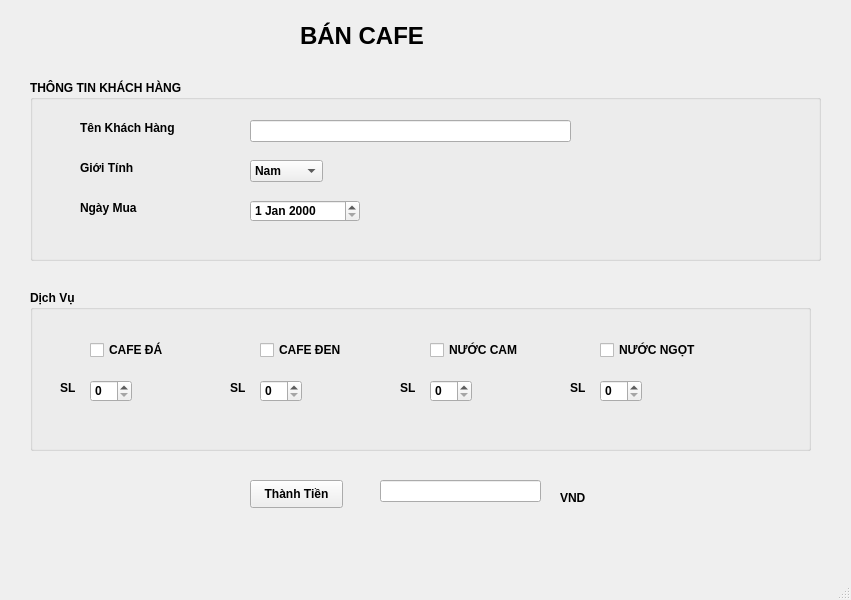
<?xml version="1.0" encoding="UTF-8"?>
<ui version="4.0">
 <class>MainWindow</class>
 <widget class="QMainWindow" name="MainWindow">
  <property name="geometry">
   <rect>
    <x>0</x>
    <y>0</y>
    <width>851</width>
    <height>600</height>
   </rect>
  </property>
  <property name="windowTitle">
   <string>MainWindow</string>
  </property>
  <widget class="QWidget" name="centralwidget">
   <widget class="QLabel" name="TINH">
    <property name="geometry">
     <rect>
      <x>300</x>
      <y>10</y>
      <width>161</width>
      <height>51</height>
     </rect>
    </property>
    <property name="font">
     <font>
      <pointsize>18</pointsize>
      <weight>75</weight>
      <bold>true</bold>
     </font>
    </property>
    <property name="text">
     <string>BÁN CAFE</string>
    </property>
   </widget>
   <widget class="QGroupBox" name="THONGTINHKH">
    <property name="geometry">
     <rect>
      <x>30</x>
      <y>80</y>
      <width>791</width>
      <height>181</height>
     </rect>
    </property>
    <property name="font">
     <font>
      <weight>75</weight>
      <bold>true</bold>
     </font>
    </property>
    <property name="title">
     <string>THÔNG TIN KHÁCH HÀNG</string>
    </property>
    <widget class="QLabel" name="label">
     <property name="geometry">
      <rect>
       <x>50</x>
       <y>40</y>
       <width>111</width>
       <height>16</height>
      </rect>
     </property>
     <property name="text">
      <string>Tên Khách Hàng</string>
     </property>
    </widget>
    <widget class="QLineEdit" name="name">
     <property name="geometry">
      <rect>
       <x>220</x>
       <y>40</y>
       <width>321</width>
       <height>22</height>
      </rect>
     </property>
    </widget>
    <widget class="QLabel" name="label_2">
     <property name="geometry">
      <rect>
       <x>50</x>
       <y>80</y>
       <width>55</width>
       <height>16</height>
      </rect>
     </property>
     <property name="text">
      <string>Giới Tính</string>
     </property>
    </widget>
    <widget class="QComboBox" name="sex">
     <property name="geometry">
      <rect>
       <x>220</x>
       <y>80</y>
       <width>73</width>
       <height>22</height>
      </rect>
     </property>
     <item>
      <property name="text">
       <string>Nam</string>
      </property>
     </item>
     <item>
      <property name="text">
       <string>Nữ</string>
      </property>
     </item>
    </widget>
    <widget class="QLabel" name="label_3">
     <property name="geometry">
      <rect>
       <x>50</x>
       <y>120</y>
       <width>71</width>
       <height>16</height>
      </rect>
     </property>
     <property name="text">
      <string>Ngày Mua</string>
     </property>
    </widget>
    <widget class="QDateEdit" name="date">
     <property name="geometry">
      <rect>
       <x>220</x>
       <y>120</y>
       <width>110</width>
       <height>22</height>
      </rect>
     </property>
    </widget>
   </widget>
   <widget class="QGroupBox" name="groupBox">
    <property name="geometry">
     <rect>
      <x>30</x>
      <y>290</y>
      <width>781</width>
      <height>161</height>
     </rect>
    </property>
    <property name="font">
     <font>
      <weight>75</weight>
      <bold>true</bold>
     </font>
    </property>
    <property name="title">
     <string>Dịch Vụ</string>
    </property>
    <widget class="QCheckBox" name="cafe_da">
     <property name="geometry">
      <rect>
       <x>60</x>
       <y>50</y>
       <width>81</width>
       <height>20</height>
      </rect>
     </property>
     <property name="font">
      <font>
       <weight>75</weight>
       <bold>true</bold>
      </font>
     </property>
     <property name="text">
      <string>CAFE ĐÁ</string>
     </property>
    </widget>
    <widget class="QCheckBox" name="cafe_sua">
     <property name="geometry">
      <rect>
       <x>230</x>
       <y>50</y>
       <width>91</width>
       <height>20</height>
      </rect>
     </property>
     <property name="font">
      <font>
       <weight>75</weight>
       <bold>true</bold>
      </font>
     </property>
     <property name="text">
      <string>CAFE ĐEN</string>
     </property>
    </widget>
    <widget class="QCheckBox" name="nuoc_cam">
     <property name="geometry">
      <rect>
       <x>400</x>
       <y>50</y>
       <width>101</width>
       <height>20</height>
      </rect>
     </property>
     <property name="font">
      <font>
       <weight>75</weight>
       <bold>true</bold>
      </font>
     </property>
     <property name="text">
      <string>NƯỚC CAM</string>
     </property>
    </widget>
    <widget class="QCheckBox" name="nuoc_ngot">
     <property name="geometry">
      <rect>
       <x>570</x>
       <y>50</y>
       <width>111</width>
       <height>20</height>
      </rect>
     </property>
     <property name="font">
      <font>
       <weight>75</weight>
       <bold>true</bold>
      </font>
     </property>
     <property name="text">
      <string>NƯỚC NGỌT</string>
     </property>
    </widget>
    <widget class="QSpinBox" name="sl_cfd">
     <property name="geometry">
      <rect>
       <x>60</x>
       <y>90</y>
       <width>42</width>
       <height>22</height>
      </rect>
     </property>
    </widget>
    <widget class="QSpinBox" name="sl_cfs">
     <property name="geometry">
      <rect>
       <x>230</x>
       <y>90</y>
       <width>42</width>
       <height>22</height>
      </rect>
     </property>
    </widget>
    <widget class="QSpinBox" name="sl_nc">
     <property name="geometry">
      <rect>
       <x>400</x>
       <y>90</y>
       <width>42</width>
       <height>22</height>
      </rect>
     </property>
    </widget>
    <widget class="QSpinBox" name="nguoi_4">
     <property name="geometry">
      <rect>
       <x>570</x>
       <y>90</y>
       <width>42</width>
       <height>22</height>
      </rect>
     </property>
    </widget>
    <widget class="QLabel" name="label_4">
     <property name="geometry">
      <rect>
       <x>30</x>
       <y>90</y>
       <width>31</width>
       <height>16</height>
      </rect>
     </property>
     <property name="text">
      <string>SL</string>
     </property>
    </widget>
    <widget class="QLabel" name="label_5">
     <property name="geometry">
      <rect>
       <x>200</x>
       <y>90</y>
       <width>31</width>
       <height>16</height>
      </rect>
     </property>
     <property name="text">
      <string>SL</string>
     </property>
    </widget>
    <widget class="QLabel" name="sl_nn">
     <property name="geometry">
      <rect>
       <x>540</x>
       <y>90</y>
       <width>31</width>
       <height>16</height>
      </rect>
     </property>
     <property name="text">
      <string>SL</string>
     </property>
    </widget>
    <widget class="QLabel" name="label_7">
     <property name="geometry">
      <rect>
       <x>370</x>
       <y>90</y>
       <width>31</width>
       <height>16</height>
      </rect>
     </property>
     <property name="text">
      <string>SL</string>
     </property>
    </widget>
   </widget>
   <widget class="QPushButton" name="thanh_tien">
    <property name="geometry">
     <rect>
      <x>250</x>
      <y>480</y>
      <width>93</width>
      <height>28</height>
     </rect>
    </property>
    <property name="font">
     <font>
      <pointsize>9</pointsize>
      <weight>75</weight>
      <bold>true</bold>
     </font>
    </property>
    <property name="text">
     <string>Thành Tiền</string>
    </property>
   </widget>
   <widget class="QLineEdit" name="thanhtien">
    <property name="geometry">
     <rect>
      <x>380</x>
      <y>480</y>
      <width>161</width>
      <height>22</height>
     </rect>
    </property>
   </widget>
   <widget class="QLabel" name="label_6">
    <property name="geometry">
     <rect>
      <x>560</x>
      <y>490</y>
      <width>55</width>
      <height>16</height>
     </rect>
    </property>
    <property name="font">
     <font>
      <pointsize>9</pointsize>
      <weight>75</weight>
      <bold>true</bold>
     </font>
    </property>
    <property name="text">
     <string>VND</string>
    </property>
   </widget>
  </widget>
  <widget class="QMenuBar" name="menubar">
   <property name="geometry">
    <rect>
     <x>0</x>
     <y>0</y>
     <width>851</width>
     <height>26</height>
    </rect>
   </property>
  </widget>
  <widget class="QStatusBar" name="statusbar"/>
 </widget>
 <resources/>
 <connections/>
</ui>
